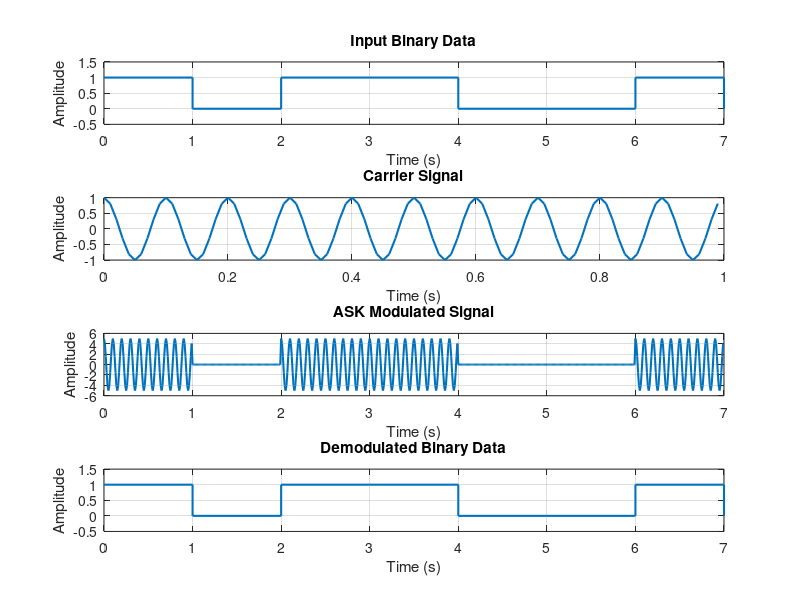

Write the MATLAB code that produced this figure.
data = [1 0 1 1 0 0 1]; 
bit_rate = 1; 
carrier_freq = 10; 
amplitude_high = 5; 
amplitude_low = 0; 
sampling_rate = 100; 
bit_duration = 1 / bit_rate; 
t = 0:1/sampling_rate:bit_duration - 1/sampling_rate; 
carrier = cos(2 * pi * carrier_freq * t);
ask_signal = [];
for i = 1:length(data)
    if data(i) == 1
        ask_signal = [ask_signal amplitude_high * carrier]; 
    else
        ask_signal = [ask_signal amplitude_low * carrier]; 
    end
end
total_time = 0:1/sampling_rate:(length(data) * bit_duration - 1/sampling_rate);
demodulated_data = [];
threshold = (amplitude_high + amplitude_low) / 2; 
for i = 1:length(data)
    segment_start = (i - 1) * length(t) + 1;
    segment_end = i * length(t);
    received_segment = ask_signal(segment_start:segment_end);
    received_amplitude = mean(abs(received_segment));
    if received_amplitude > threshold
        demodulated_data = [demodulated_data 1]; 
    else
        demodulated_data = [demodulated_data 0]; 
    end
end
figure;
subplot(4, 1, 1);
stairs(0:bit_duration:length(data) * bit_duration, [data 0], 'LineWidth', 1.5);
title('Input Binary Data');
xlabel('Time (s)');
ylabel('Amplitude');
ylim([-0.5 1.5]);
grid on;
subplot(4, 1, 2);
plot(t, carrier, 'LineWidth', 1.5);
title('Carrier Signal');
xlabel('Time (s)');
ylabel('Amplitude');
grid on;
subplot(4, 1, 3);
plot(total_time, ask_signal, 'LineWidth', 1.5);
title('ASK Modulated Signal');
xlabel('Time (s)');
ylabel('Amplitude');
grid on;
subplot(4, 1, 4);
stairs(0:bit_duration:length(demodulated_data) * bit_duration, [demodulated_data 0], 'LineWidth', 1.5);
title('Demodulated Binary Data');
xlabel('Time (s)');
ylabel('Amplitude');
ylim([-0.5 1.5]);
grid on;
disp('Demodulated Data:');
disp(demodulated_data);
